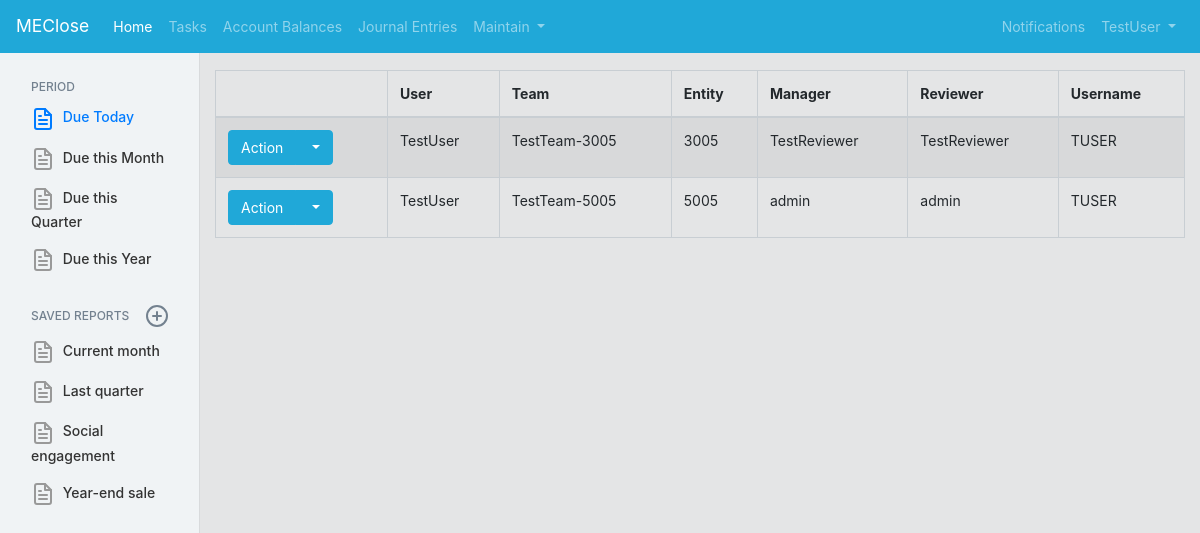
/ClosePortal/users/ (signed in), run on an earlier commit of the app's database.
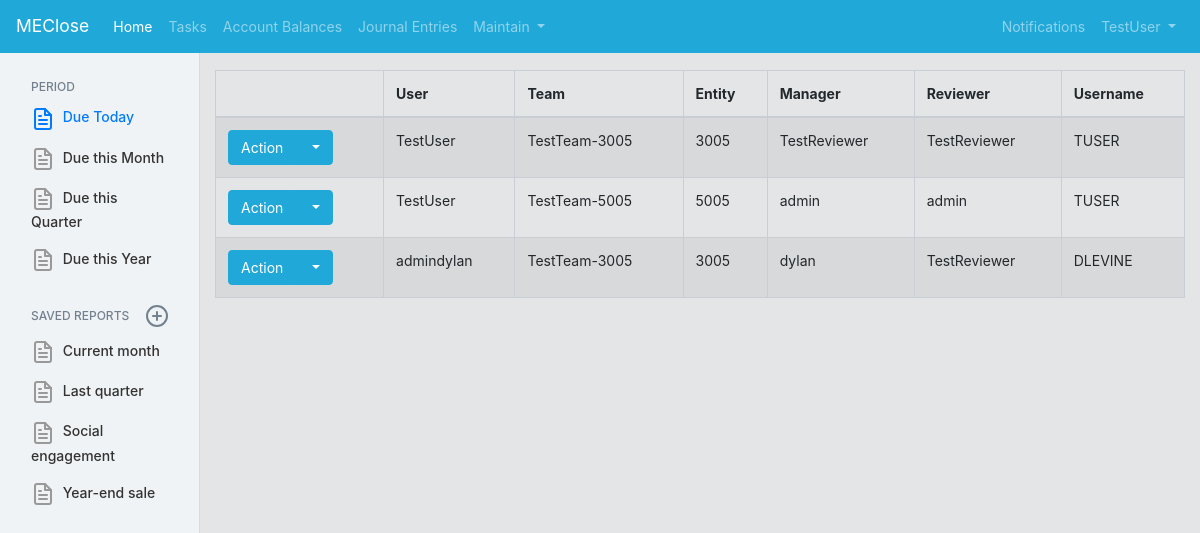
And on a later commit of the database.
### CompanyMaintain/models.py (models this page shows, shortened)
class userReviewerMapping(models.Model):
    user = models.ForeignKey(User, on_delete=models.PROTECT, related_name="user_user")
    userTeam = models.ForeignKey(userDefinedTeam, on_delete=models.PROTECT, related_name="user_team") #consider setting delete to cascade or default, and giving a default value
    userManager = models.ForeignKey(User, on_delete=models.PROTECT, related_name="user_Manager")
    userReviewer = models.ForeignKey(User, on_delete=models.PROTECT, related_name="user_Reviewer") #the assigned reviewer can be different than the direct manager (i.e. Accountant -> Senior Accountant -> Manager, where senior reviews)
    systemIdentifier = models.CharField(max_length=200)
    entity = models.ForeignKey(userDefinedEntity, on_delete=models.PROTECT, related_name="entity_userReviewerMapping", default=1)
    class Meta:
        constraints = [
            models.UniqueConstraint(fields=['user', 'entity'], name='unique_EntityUser')
        ]

class userDefinedTeam(models.Model):
    team = models.CharField(max_length=200)
    teamOwner = models.ForeignKey(User, on_delete=models.PROTECT, related_name="user_teamOwner")
    entity = models.ForeignKey(userDefinedEntity, on_delete=models.PROTECT, related_name="entity_userDefinedTeam", default=1)
    class Meta:
        constraints = [
            models.UniqueConstraint(fields=['team', 'entity'], name='unique_EntityTeam')
        ]
    def __str__(self):
        return str(self.team) + "-" + str(self.entity)

class userDefinedEntity(models.Model):
    entity = models.CharField(max_length=200, default="Select Entity")
    def __str__(self):
        return self.entity

### CompanyMaintain/views.py (the view)
# urls.py: path('users/', UserList_List.as_view(), name='userlist'),
@method_decorator(decorators, name='dispatch')
class UserList_List(ListView):
    template_name = 'CloseApplication/userlist/userlist_list.html'
    model = userReviewerMapping

### CloseApplication/templates/CloseApplication/userlist/userlist_list.html (shortened to what this page needs)
{% extends "CloseApplication/base.html" %}
{% load staticfiles %}
{% block content %}
<table class="table table-striped table-bordered table-hover" id="EntryApproval_ChecklistTable">
    <thead>
        <tr>
            <th></th>
            <th>User</th>
            <th>Team</th>
            <th>Entity</th>
            <th>Manager</th>
            <th>Reviewer</th>
            <th>Username</th>
        </tr>
    </thead>
    {% for tableValue in object_list %}
    <tr>
        <td>
            <div class="btn-group">
                <button type="button" class="btn btn-primary">Action</button>
                <button type="button" class="btn btn-primary dropdown-toggle" data-toggle="dropdown">
                </button>
            </div>
        </td>
        <td>{{ tableValue.user }}</td>
        <td>{{ tableValue.userTeam }}</td>
        <td>{{ tableValue.entity }}</td>
        <td>{{ tableValue.userManager }}</td>
        <td>{{ tableValue.userReviewer }}</td>
        <td>{{ tableValue.systemIdentifier }}</td>
    </tr>
    {% endfor %}
</table>
{% endblock %}

What changed in the data, as far as the page shows it:
added userReviewerMapping: user "admindylan", userTeam "TestTeam-3005", entity "3005", userManager "dylan", userReviewer "TestReviewer", systemIdentifier "DLEVINE"
